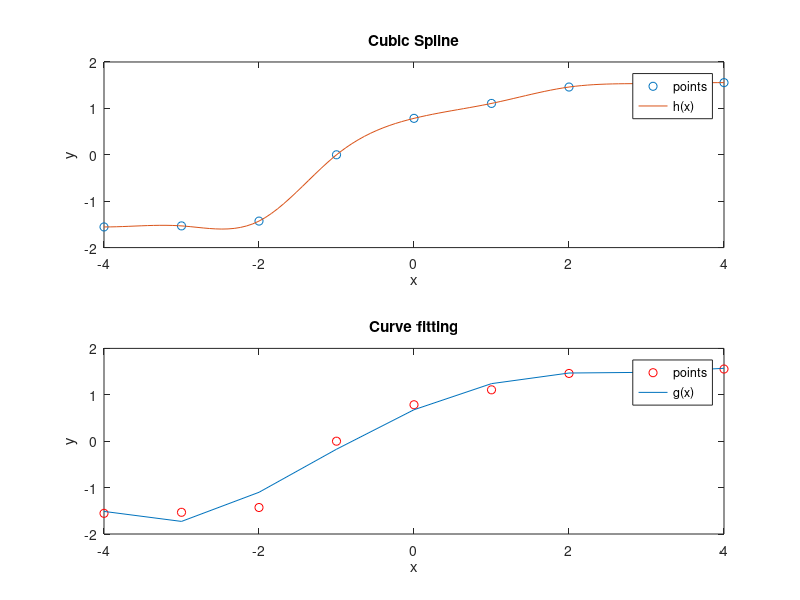

Write the MATLAB code that produced this figure.
f = @(x) atan(1+x.^3);   %Main function
a = [-4:1:4];            %x ranges
y = f(a);                 % f(x) values
fprintf('    x             f(x)');
fprintf('\n\n')
for i = -4:1:4
    fprintf('%5d %20d \n',i,f(i))
      
end


x = -4:4;     
cs = spline(x,[0 y 0]);    %Cubic spline
k = linspace(-4,4,101);  
subplot(2,1,1); plot(x,y,'o',k,ppval(cs,k),'-'); 
xlabel('x')
ylabel('y')
title('Cubic Spline')
legend('points','h(x)')


p2=polyfit(x,y,4);                  % Forming Polynomial of degree 4
y_fit2=polyval(p2,x);               % approximation of f(x)
subplot(2,1,2); plot(x,y,'ro',x,y_fit2);  % Plotting the curve
xlabel('x')
ylabel('y')
title('Curve fitting')
legend('points','g(x)')
y1=ppval(cs,1.2);
fprintf('\n    h(1.2):')
disp(y1)
y2=polyval(p2,1.2);
fprintf('    g(1.2):')
disp(y2) 
y3 = abs(y1-y2);
fprintf('   |h(1.2)-g(1.2)|:')   %h(x1) - g(x1) at x1 = 1.2
disp(y3) 

